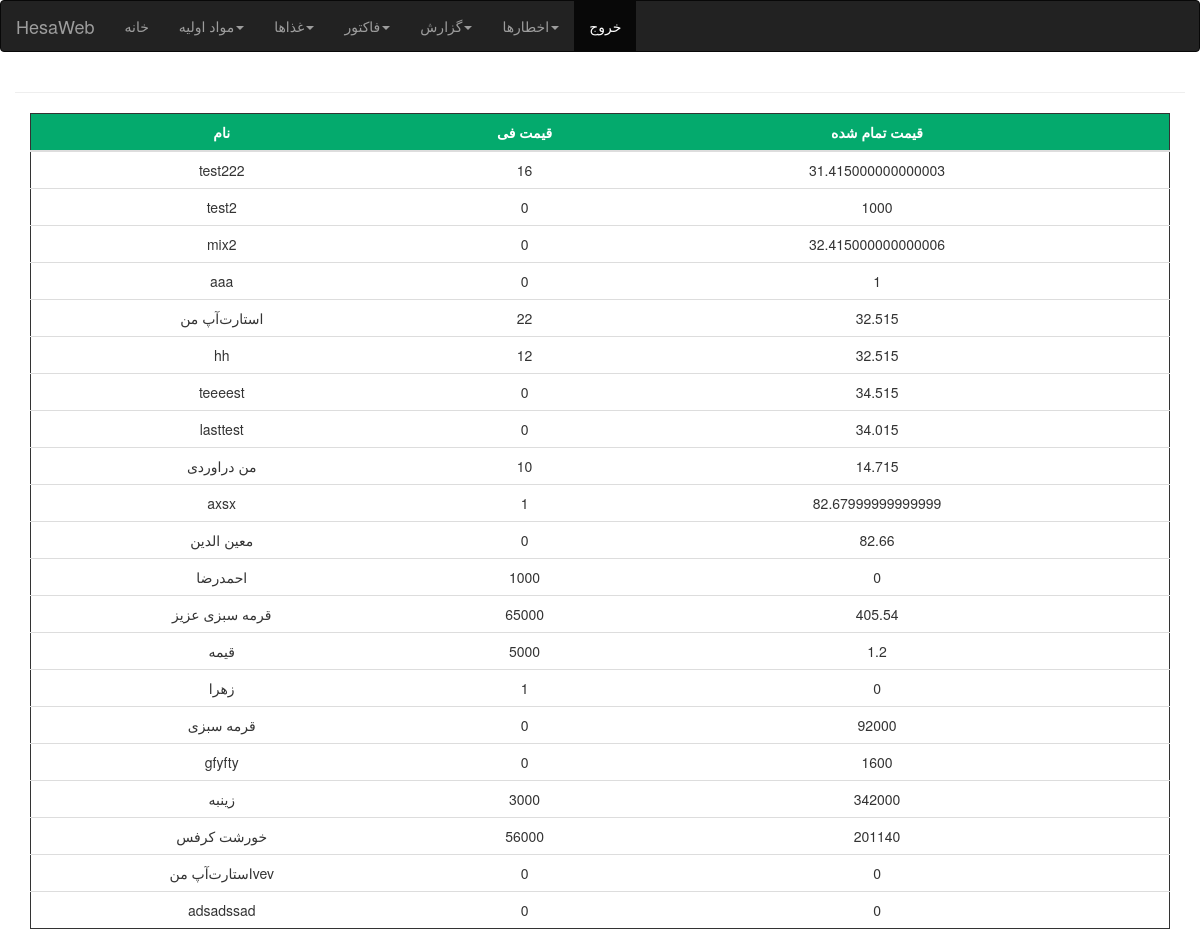
/report/kala (signed in), run on an earlier commit of the app's database.
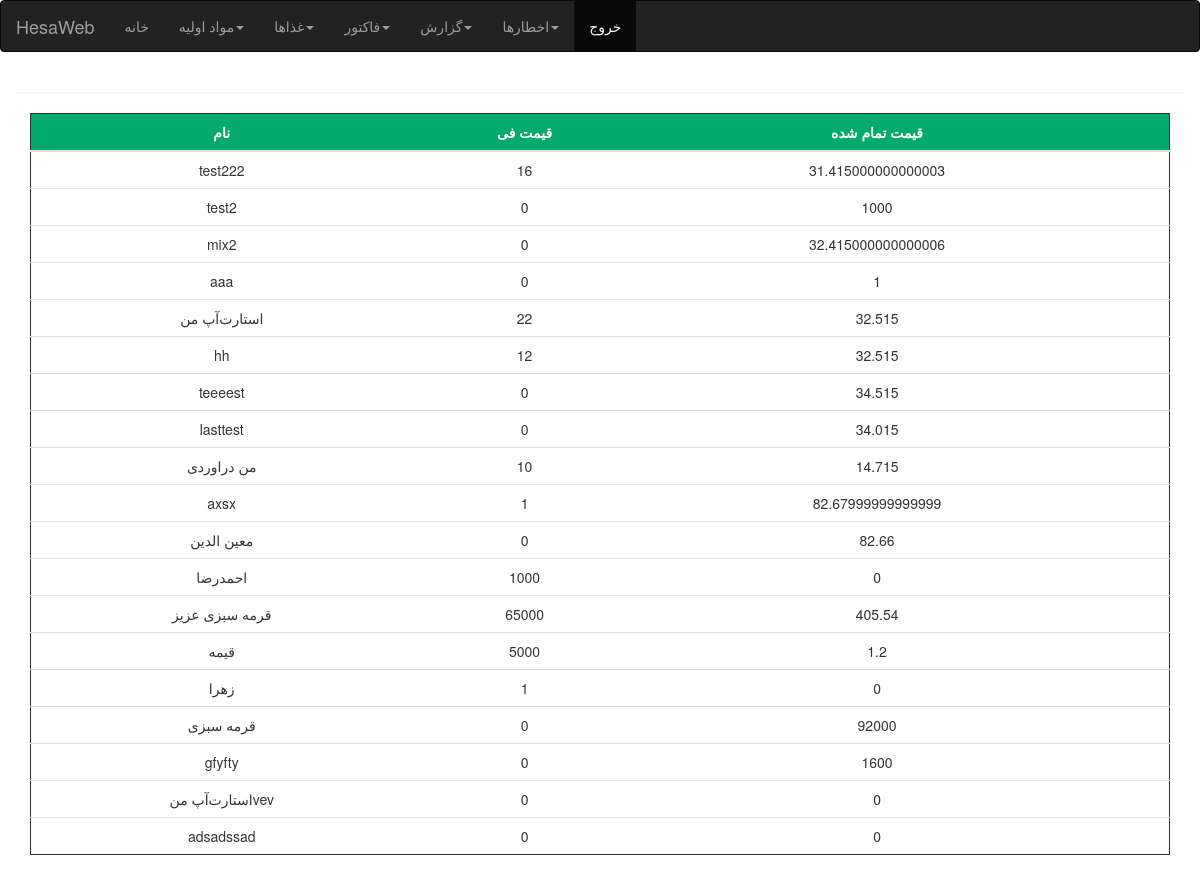
And on a later commit of the database.
### product/models.py (models this page shows, shortened)
class kala(models.Model):
    name = models.CharField(max_length=50)
    current_price = models.IntegerField(default=0)
    price_per_unit = models.IntegerField(blank = True)
    materials = JSONField()

### product/views.py (the view)
# urls.py: path("report/kala",views.report2),
@login_required
def report2(request):
    mname = kala.objects.values_list("name")
    names = []
    for name in mname:
        names.append(name[0])
    mvalue = kala.objects.values_list("price_per_unit")
    values = []
    for value in mvalue:
        values.append(value[0])
    mprice = kala.objects.values_list("current_price")
    prices = []
    for price in mprice:
        prices.append(price[0])
    last = []
    for index,item in enumerate(names):
        mytuple = (names[index],prices[index],values[index])
        last.append(mytuple)
    columns = ["نام","قیمت فی","قیمت تمام شده"]
    return render(request,"report.html",{"mtv":sum, "col":columns,"last":last})

### templates/report.html (shortened to what this page needs)
{% extends 'base.html' %}
{% block body %}
<hr>
<div class="container">
    <table class="table ">
      <thead>
        <tr>
          <th>{{col.0}}</th>
          <th>{{col.1}}</th>
          <th>{{col.2}}</th>
          <th>{{col.3}}</th>
        </tr>
      </thead>
    <tbody>
      {% for item in last %}
        <tr>
          <td>{{item.0}}</td>
          <td>{{item.1}}</td>
          <td>{{item.2}}</td>
          <td>{{item.3 | floatformat:"0"   }}</td>
        </tr>
        {% endfor %}
    </tbody>
</table>
</div>
{% endblock body %}

What changed in the data, as far as the page shows it:
removed kala: name "زینبه", current_price "3000", price_per_unit "342000"
removed kala: name "خورشت کرفس", current_price "56000", price_per_unit "201140"
